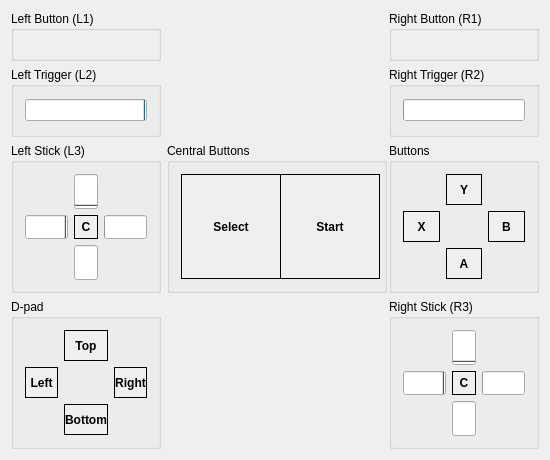
<?xml version="1.0" encoding="UTF-8"?>
<ui version="4.0">
 <class>Widget</class>
 <widget class="QWidget" name="Widget">
  <property name="geometry">
   <rect>
    <x>0</x>
    <y>0</y>
    <width>550</width>
    <height>460</height>
   </rect>
  </property>
  <property name="minimumSize">
   <size>
    <width>550</width>
    <height>460</height>
   </size>
  </property>
  <property name="windowTitle">
   <string>Gainput Qt Example</string>
  </property>
  <layout class="QGridLayout" name="gridLayout_5">
   <item row="0" column="0">
    <widget class="QGroupBox" name="_groupL1">
     <property name="minimumSize">
      <size>
       <width>150</width>
       <height>50</height>
      </size>
     </property>
     <property name="title">
      <string>Left Button (L1)</string>
     </property>
     <layout class="QVBoxLayout" name="verticalLayout_3">
      <property name="spacing">
       <number>0</number>
      </property>
      <property name="leftMargin">
       <number>0</number>
      </property>
      <property name="topMargin">
       <number>0</number>
      </property>
      <property name="rightMargin">
       <number>0</number>
      </property>
      <property name="bottomMargin">
       <number>0</number>
      </property>
      <item>
       <widget class="QLabel" name="_labelL1">
        <property name="autoFillBackground">
         <bool>true</bool>
        </property>
       </widget>
      </item>
     </layout>
    </widget>
   </item>
   <item row="0" column="2">
    <widget class="QGroupBox" name="_groupR1">
     <property name="minimumSize">
      <size>
       <width>150</width>
       <height>50</height>
      </size>
     </property>
     <property name="title">
      <string>Right Button (R1)</string>
     </property>
     <layout class="QVBoxLayout" name="verticalLayout_4">
      <property name="spacing">
       <number>0</number>
      </property>
      <property name="leftMargin">
       <number>0</number>
      </property>
      <property name="topMargin">
       <number>0</number>
      </property>
      <property name="rightMargin">
       <number>0</number>
      </property>
      <property name="bottomMargin">
       <number>0</number>
      </property>
      <item>
       <widget class="QLabel" name="_labelR1">
        <property name="autoFillBackground">
         <bool>true</bool>
        </property>
       </widget>
      </item>
     </layout>
    </widget>
   </item>
   <item row="1" column="0">
    <widget class="QGroupBox" name="_groupL2">
     <property name="minimumSize">
      <size>
       <width>150</width>
       <height>70</height>
      </size>
     </property>
     <property name="title">
      <string>Left Trigger (L2)</string>
     </property>
     <layout class="QVBoxLayout" name="verticalLayout">
      <item>
       <widget class="QProgressBar" name="_progressL2">
        <property name="value">
         <number>0</number>
        </property>
        <property name="textVisible">
         <bool>false</bool>
        </property>
        <property name="invertedAppearance">
         <bool>true</bool>
        </property>
       </widget>
      </item>
     </layout>
    </widget>
   </item>
   <item row="1" column="2">
    <widget class="QGroupBox" name="_groupR2">
     <property name="minimumSize">
      <size>
       <width>150</width>
       <height>70</height>
      </size>
     </property>
     <property name="title">
      <string>Right Trigger (R2)</string>
     </property>
     <layout class="QVBoxLayout" name="verticalLayout_2">
      <item>
       <widget class="QProgressBar" name="_progressR2">
        <property name="value">
         <number>0</number>
        </property>
        <property name="textVisible">
         <bool>false</bool>
        </property>
       </widget>
      </item>
     </layout>
    </widget>
   </item>
   <item row="2" column="0">
    <widget class="QGroupBox" name="_groupL3">
     <property name="minimumSize">
      <size>
       <width>150</width>
       <height>150</height>
      </size>
     </property>
     <property name="title">
      <string>Left Stick (L3)</string>
     </property>
     <layout class="QGridLayout" name="gridLayout_3">
      <item row="0" column="1">
       <widget class="QProgressBar" name="_progressL3T">
        <property name="minimumSize">
         <size>
          <width>24</width>
          <height>0</height>
         </size>
        </property>
        <property name="value">
         <number>0</number>
        </property>
        <property name="textVisible">
         <bool>false</bool>
        </property>
        <property name="orientation">
         <enum>Qt::Vertical</enum>
        </property>
       </widget>
      </item>
      <item row="1" column="0">
       <widget class="QProgressBar" name="_progressL3L">
        <property name="minimumSize">
         <size>
          <width>0</width>
          <height>24</height>
         </size>
        </property>
        <property name="value">
         <number>0</number>
        </property>
        <property name="textVisible">
         <bool>false</bool>
        </property>
        <property name="invertedAppearance">
         <bool>true</bool>
        </property>
       </widget>
      </item>
      <item row="1" column="1">
       <widget class="QLabel" name="_labelL3">
        <property name="minimumSize">
         <size>
          <width>24</width>
          <height>24</height>
         </size>
        </property>
        <property name="font">
         <font>
          <weight>75</weight>
          <bold>true</bold>
         </font>
        </property>
        <property name="autoFillBackground">
         <bool>true</bool>
        </property>
        <property name="frameShape">
         <enum>QFrame::Box</enum>
        </property>
        <property name="text">
         <string notr="true">C</string>
        </property>
        <property name="alignment">
         <set>Qt::AlignCenter</set>
        </property>
       </widget>
      </item>
      <item row="1" column="2">
       <widget class="QProgressBar" name="_progressL3R">
        <property name="minimumSize">
         <size>
          <width>0</width>
          <height>24</height>
         </size>
        </property>
        <property name="value">
         <number>0</number>
        </property>
        <property name="textVisible">
         <bool>false</bool>
        </property>
       </widget>
      </item>
      <item row="2" column="1">
       <widget class="QProgressBar" name="_progressL3B">
        <property name="minimumSize">
         <size>
          <width>24</width>
          <height>0</height>
         </size>
        </property>
        <property name="value">
         <number>0</number>
        </property>
        <property name="textVisible">
         <bool>false</bool>
        </property>
        <property name="orientation">
         <enum>Qt::Vertical</enum>
        </property>
        <property name="invertedAppearance">
         <bool>true</bool>
        </property>
       </widget>
      </item>
     </layout>
    </widget>
   </item>
   <item row="2" column="1">
    <widget class="QGroupBox" name="_groupCenter">
     <property name="minimumSize">
      <size>
       <width>220</width>
       <height>150</height>
      </size>
     </property>
     <property name="title">
      <string>Central Buttons</string>
     </property>
     <layout class="QHBoxLayout" name="horizontalLayout">
      <item>
       <widget class="QLabel" name="_labelSelect">
        <property name="minimumSize">
         <size>
          <width>100</width>
          <height>24</height>
         </size>
        </property>
        <property name="font">
         <font>
          <weight>75</weight>
          <bold>true</bold>
         </font>
        </property>
        <property name="autoFillBackground">
         <bool>true</bool>
        </property>
        <property name="frameShape">
         <enum>QFrame::Box</enum>
        </property>
        <property name="text">
         <string notr="true">Select</string>
        </property>
        <property name="alignment">
         <set>Qt::AlignCenter</set>
        </property>
       </widget>
      </item>
      <item>
       <spacer name="horizontalSpacer">
        <property name="orientation">
         <enum>Qt::Horizontal</enum>
        </property>
        <property name="sizeHint" stdset="0">
         <size>
          <width>0</width>
          <height>20</height>
         </size>
        </property>
       </spacer>
      </item>
      <item>
       <widget class="QLabel" name="_labelStart">
        <property name="minimumSize">
         <size>
          <width>100</width>
          <height>24</height>
         </size>
        </property>
        <property name="font">
         <font>
          <weight>75</weight>
          <bold>true</bold>
         </font>
        </property>
        <property name="autoFillBackground">
         <bool>true</bool>
        </property>
        <property name="frameShape">
         <enum>QFrame::Box</enum>
        </property>
        <property name="text">
         <string notr="true">Start</string>
        </property>
        <property name="alignment">
         <set>Qt::AlignCenter</set>
        </property>
       </widget>
      </item>
     </layout>
    </widget>
   </item>
   <item row="2" column="2">
    <widget class="QGroupBox" name="_groupButtons">
     <property name="minimumSize">
      <size>
       <width>150</width>
       <height>150</height>
      </size>
     </property>
     <property name="title">
      <string>Buttons</string>
     </property>
     <layout class="QGridLayout" name="gridLayout">
      <item row="0" column="1">
       <widget class="QLabel" name="_labelY">
        <property name="minimumSize">
         <size>
          <width>24</width>
          <height>24</height>
         </size>
        </property>
        <property name="font">
         <font>
          <weight>75</weight>
          <bold>true</bold>
         </font>
        </property>
        <property name="autoFillBackground">
         <bool>true</bool>
        </property>
        <property name="frameShape">
         <enum>QFrame::Box</enum>
        </property>
        <property name="text">
         <string notr="true">Y</string>
        </property>
        <property name="alignment">
         <set>Qt::AlignCenter</set>
        </property>
       </widget>
      </item>
      <item row="1" column="0">
       <widget class="QLabel" name="_labelX">
        <property name="minimumSize">
         <size>
          <width>24</width>
          <height>24</height>
         </size>
        </property>
        <property name="font">
         <font>
          <weight>75</weight>
          <bold>true</bold>
         </font>
        </property>
        <property name="autoFillBackground">
         <bool>true</bool>
        </property>
        <property name="frameShape">
         <enum>QFrame::Box</enum>
        </property>
        <property name="text">
         <string notr="true">X</string>
        </property>
        <property name="alignment">
         <set>Qt::AlignCenter</set>
        </property>
       </widget>
      </item>
      <item row="1" column="2">
       <widget class="QLabel" name="_labelB">
        <property name="minimumSize">
         <size>
          <width>24</width>
          <height>24</height>
         </size>
        </property>
        <property name="font">
         <font>
          <weight>75</weight>
          <bold>true</bold>
         </font>
        </property>
        <property name="autoFillBackground">
         <bool>true</bool>
        </property>
        <property name="frameShape">
         <enum>QFrame::Box</enum>
        </property>
        <property name="text">
         <string notr="true">B</string>
        </property>
        <property name="alignment">
         <set>Qt::AlignCenter</set>
        </property>
       </widget>
      </item>
      <item row="2" column="1">
       <widget class="QLabel" name="_labelA">
        <property name="minimumSize">
         <size>
          <width>24</width>
          <height>24</height>
         </size>
        </property>
        <property name="font">
         <font>
          <weight>75</weight>
          <bold>true</bold>
         </font>
        </property>
        <property name="autoFillBackground">
         <bool>true</bool>
        </property>
        <property name="frameShape">
         <enum>QFrame::Box</enum>
        </property>
        <property name="text">
         <string notr="true">A</string>
        </property>
        <property name="alignment">
         <set>Qt::AlignCenter</set>
        </property>
       </widget>
      </item>
     </layout>
    </widget>
   </item>
   <item row="3" column="0">
    <widget class="QGroupBox" name="_groupDpad">
     <property name="minimumSize">
      <size>
       <width>150</width>
       <height>150</height>
      </size>
     </property>
     <property name="title">
      <string>D-pad</string>
     </property>
     <layout class="QGridLayout" name="gridLayout_2">
      <item row="0" column="1">
       <widget class="QLabel" name="_labelTop">
        <property name="minimumSize">
         <size>
          <width>24</width>
          <height>24</height>
         </size>
        </property>
        <property name="font">
         <font>
          <weight>75</weight>
          <bold>true</bold>
         </font>
        </property>
        <property name="autoFillBackground">
         <bool>true</bool>
        </property>
        <property name="frameShape">
         <enum>QFrame::Box</enum>
        </property>
        <property name="text">
         <string notr="true">Top</string>
        </property>
        <property name="alignment">
         <set>Qt::AlignCenter</set>
        </property>
       </widget>
      </item>
      <item row="1" column="0">
       <widget class="QLabel" name="_labelLeft">
        <property name="minimumSize">
         <size>
          <width>24</width>
          <height>24</height>
         </size>
        </property>
        <property name="font">
         <font>
          <weight>75</weight>
          <bold>true</bold>
         </font>
        </property>
        <property name="autoFillBackground">
         <bool>true</bool>
        </property>
        <property name="frameShape">
         <enum>QFrame::Box</enum>
        </property>
        <property name="text">
         <string notr="true">Left</string>
        </property>
        <property name="alignment">
         <set>Qt::AlignCenter</set>
        </property>
       </widget>
      </item>
      <item row="1" column="2">
       <widget class="QLabel" name="_labelRight">
        <property name="minimumSize">
         <size>
          <width>24</width>
          <height>24</height>
         </size>
        </property>
        <property name="font">
         <font>
          <weight>75</weight>
          <bold>true</bold>
         </font>
        </property>
        <property name="autoFillBackground">
         <bool>true</bool>
        </property>
        <property name="frameShape">
         <enum>QFrame::Box</enum>
        </property>
        <property name="text">
         <string notr="true">Right</string>
        </property>
        <property name="alignment">
         <set>Qt::AlignCenter</set>
        </property>
       </widget>
      </item>
      <item row="2" column="1">
       <widget class="QLabel" name="_labelBottom">
        <property name="minimumSize">
         <size>
          <width>24</width>
          <height>24</height>
         </size>
        </property>
        <property name="font">
         <font>
          <weight>75</weight>
          <bold>true</bold>
         </font>
        </property>
        <property name="autoFillBackground">
         <bool>true</bool>
        </property>
        <property name="frameShape">
         <enum>QFrame::Box</enum>
        </property>
        <property name="text">
         <string notr="true">Bottom</string>
        </property>
        <property name="alignment">
         <set>Qt::AlignCenter</set>
        </property>
       </widget>
      </item>
     </layout>
    </widget>
   </item>
   <item row="3" column="2">
    <widget class="QGroupBox" name="_groupR3">
     <property name="minimumSize">
      <size>
       <width>150</width>
       <height>150</height>
      </size>
     </property>
     <property name="title">
      <string>Right Stick (R3)</string>
     </property>
     <layout class="QGridLayout" name="gridLayout_4">
      <item row="0" column="1">
       <widget class="QProgressBar" name="_progressR3T">
        <property name="minimumSize">
         <size>
          <width>24</width>
          <height>0</height>
         </size>
        </property>
        <property name="value">
         <number>0</number>
        </property>
        <property name="textVisible">
         <bool>false</bool>
        </property>
        <property name="orientation">
         <enum>Qt::Vertical</enum>
        </property>
       </widget>
      </item>
      <item row="1" column="0">
       <widget class="QProgressBar" name="_progressR3L">
        <property name="minimumSize">
         <size>
          <width>0</width>
          <height>24</height>
         </size>
        </property>
        <property name="value">
         <number>0</number>
        </property>
        <property name="textVisible">
         <bool>false</bool>
        </property>
        <property name="invertedAppearance">
         <bool>true</bool>
        </property>
       </widget>
      </item>
      <item row="1" column="1">
       <widget class="QLabel" name="_labelR3">
        <property name="minimumSize">
         <size>
          <width>24</width>
          <height>24</height>
         </size>
        </property>
        <property name="font">
         <font>
          <weight>75</weight>
          <bold>true</bold>
         </font>
        </property>
        <property name="autoFillBackground">
         <bool>true</bool>
        </property>
        <property name="frameShape">
         <enum>QFrame::Box</enum>
        </property>
        <property name="text">
         <string notr="true">C</string>
        </property>
        <property name="alignment">
         <set>Qt::AlignCenter</set>
        </property>
       </widget>
      </item>
      <item row="1" column="2">
       <widget class="QProgressBar" name="_progressR3R">
        <property name="minimumSize">
         <size>
          <width>0</width>
          <height>24</height>
         </size>
        </property>
        <property name="value">
         <number>0</number>
        </property>
        <property name="textVisible">
         <bool>false</bool>
        </property>
       </widget>
      </item>
      <item row="2" column="1">
       <widget class="QProgressBar" name="_progressR3B">
        <property name="minimumSize">
         <size>
          <width>24</width>
          <height>0</height>
         </size>
        </property>
        <property name="value">
         <number>0</number>
        </property>
        <property name="textVisible">
         <bool>false</bool>
        </property>
        <property name="orientation">
         <enum>Qt::Vertical</enum>
        </property>
        <property name="invertedAppearance">
         <bool>true</bool>
        </property>
       </widget>
      </item>
     </layout>
    </widget>
   </item>
  </layout>
 </widget>
 <layoutdefault spacing="6" margin="11"/>
 <resources/>
 <connections/>
</ui>
